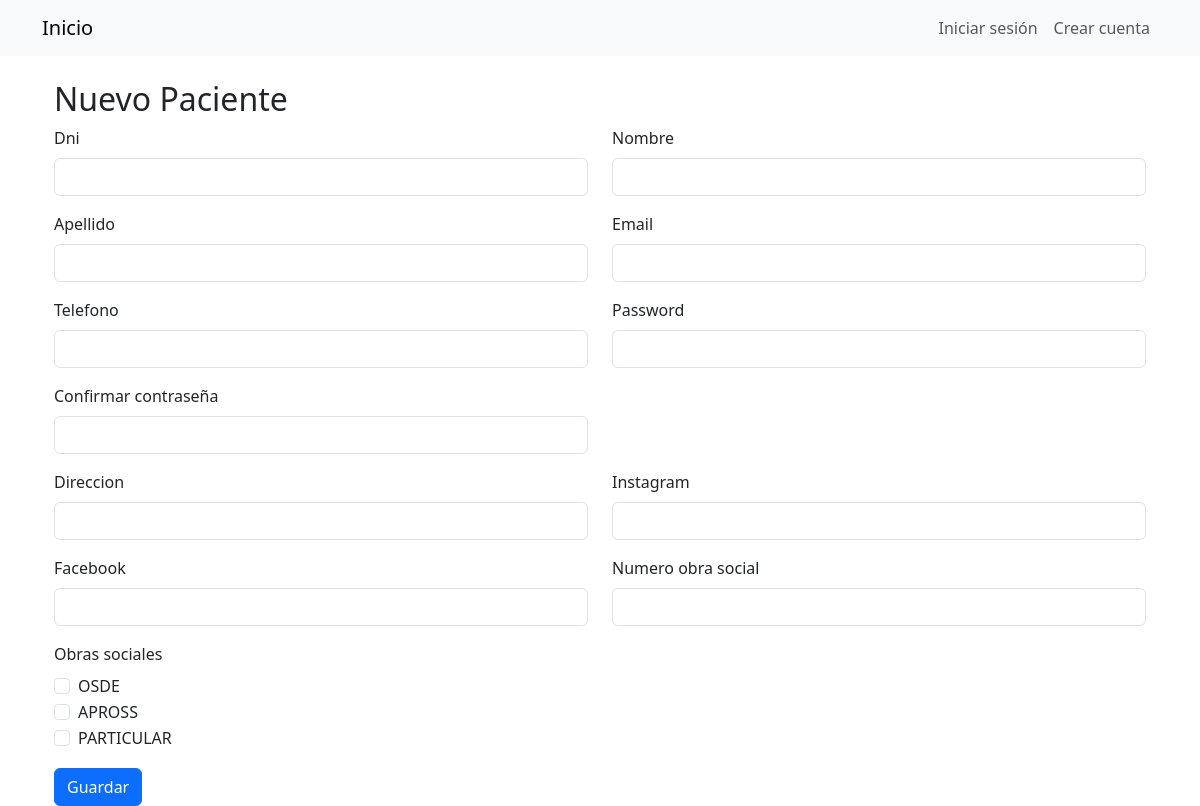
Screenshot of /pacientes/crear/ with the database file from the repository.
### Gestion/models/medico.py (models this page shows)
class ObraSocial(models.Model):
    nombre = models.CharField(max_length=100)
    def __str__(self):
        return self.nombre

### Gestion/views.py (the view, shortened to what this page needs)
# urls.py: path('pacientes/crear/', views.PacienteCreateView.as_view(), name='paciente_create'),
class PacienteCreateView(generic.CreateView):
    model = Paciente
    form_class = PacienteForm
    template_name = 'paciente/paciente_form.html'
    def get_context_data(self, **kwargs):
        context = super().get_context_data(**kwargs)
        if self.request.POST:
            context['usuario_form'] = UsuarioForm(self.request.POST)
        else:
            context['usuario_form'] = UsuarioForm()
        return context

### Gestion/forms.py (shortened to what this page needs)
class PacienteForm(forms.ModelForm):
    class Meta:
        model = Paciente
        fields = ['direccion', 'instagram', 'facebook', 'numero_obra_social', 'obras_sociales']
        widgets = {
            'obras_sociales': CheckboxSelectMultiple(),
        }

class UsuarioForm(forms.ModelForm):
    password = forms.CharField(widget=forms.PasswordInput)
    password_confirmation = forms.CharField(widget=forms.PasswordInput, label="Confirmar contraseña")
    class Meta:
        model = Usuario
        fields = ['dni', 'nombre', 'apellido', 'email',  'telefono','password']

### Gestion/templates/paciente/paciente_form.html (shortened to what this page needs)
{% extends 'base.html' %}
{% block content %}
    <div class="container mt-4">
        <h2>{% if form.instance.pk %}Editar Paciente{% else %}Nuevo Paciente{% endif %}</h2>
        <form method="post" novalidate>
            <div class="row">
                {% for field in usuario_form %}
                    <div class="col-md-6 mb-3">
                        <label for="{{ field.auto_id }}" class="form-label">{{ field.label }}</label>
                        <input type="{{ field.field.widget.input_type }}"
                               class="form-control{% if field.errors %} is-invalid{% endif %}"
                               id="{{ field.auto_id }}"
                               name="{{ field.html_name }}"
                               value="{{ field.value|default:'' }}"
                               {% if field.field.required %}required{% endif %}>
                    </div>
                {% endfor %}
            </div>
            <div class="row">
                {% for field in form %}
                    <div class="col-md-6 mb-3">
                        <label for="{{ field.auto_id }}" class="form-label">{{ field.label }}</label>
                        {% if field.name == 'obras_sociales' %}
                            <div>
                                {% for choice in field.field.choices %}
                                    <div class="form-check">
                                        <input class="form-check-input" type="checkbox" name="{{ field.html_name }}" id="{{ field.auto_id }}_{{ forloop.counter0 }}" value="{{ choice.0 }}" {% if choice.0 in field.value %}checked{% endif %}>
                                        <label class="form-check-label" for="{{ field.auto_id }}_{{ forloop.counter0 }}">
                                            {{ choice.1 }}
                                        </label>
                                    </div>
                                {% endfor %}
                            </div>
                        {% else %}
                            <input type="{{ field.field.widget.input_type }}"
                                   class="form-control{% if field.errors %} is-invalid{% endif %}"
                                   id="{{ field.auto_id }}"
                                   name="{{ field.html_name }}"
                                   value="{{ field.value|default:'' }}"
                                   {% if field.field.required %}required{% endif %}>
                        {% endif %}
                    </div>
                {% endfor %}
            </div>
            <button type="submit" class="btn btn-primary">Guardar</button>
        </form>
    </div>
{% endblock %}

### rows the page displays
ObraSocial: nombre "OSDE"
ObraSocial: nombre "APROSS"
ObraSocial: nombre "PARTICULAR"

### other values shown
{{ field.label }} "Dni" "Nombre" "Apellido" "Email" "Telefono" "Password" "Confirmar contraseña"
{{ field.label }} "Direccion" "Instagram" "Facebook" "Numero obra social" "Obras sociales"
